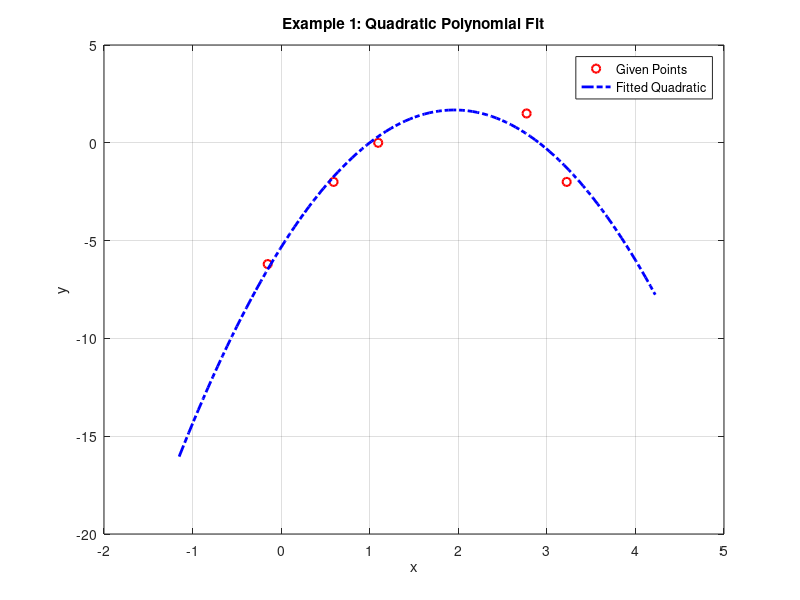

Reproduce this figure in MATLAB.
%% MAtlab SCript for Quadratic polynomial fitting
clear all;
clc;

%% Load your data here
x = [-1, 0, 1, 2, 3];
y = [-6.2; -2; 0; 1.5; -2]';
x=x + rand(1,5);
%%  Construct system of linear equations:  AX=y
A = [x.^2; x; ones(1, length(x))]';

%%  Solve  AX=y
X = (A'*A) \ (A'*y');

% Evaluate the polynomial at the given x points
y_fit = X(1)*x.^2 + X(2)*x + X(3);

%% Plot the approximate polynomial
xt = linspace(min(x)-1, max(x)+1, 100);
y_approx = X(1)*xt.^2 + X(2)*xt + X(3);

%% Plot the given points
figure(1);
plot(x, y, 'ro', 'LineWidth', 1.5); 
hold on;
plot(xt, y_approx, 'b-.', 'LineWidth', 2); 
xlabel('x');
ylabel('y');
title('Example 1: Quadratic Polynomial Fit');
legend('Given Points', 'Fitted Quadratic');
grid on;
hold off;

%% display the sum of squared residuals
residuals = y' - y_fit;
err = norm(residuals, 2);
fprintf('Error norm: %.4f\n', err);

